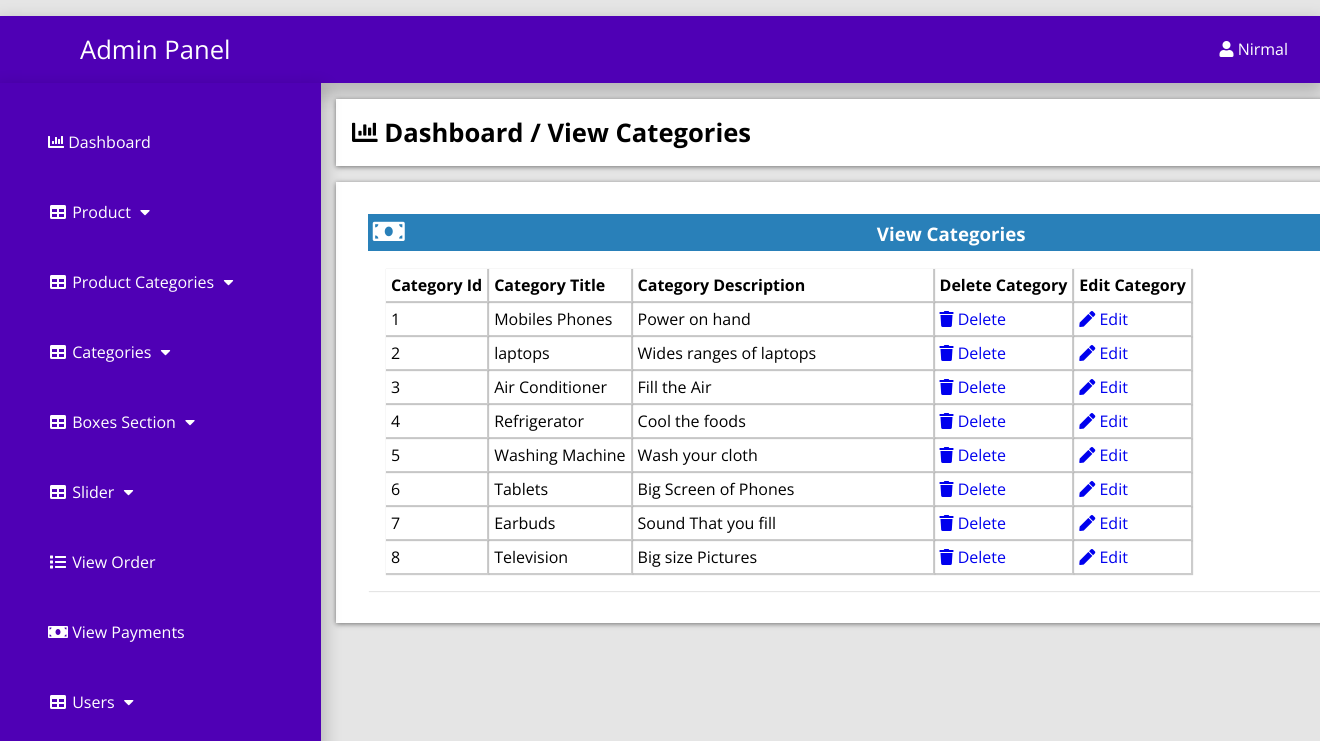
Screenshot of /admin_area/index.php?view_categories (signed in) with the database file from the repository.
### tables this page shows
CREATE TABLE `categories` (
  `cat_id` int(100) NOT NULL,
  `cat_title` text NOT NULL,
  `cat_desc` text NOT NULL
);

### admin_area/view_cat.php (the view)
<?php
if (!isset($_SESSION['admin_email'])){
  echo "<script>window.open('login.php','_self')</script>";
  }else{
?>
<div class="row">
	<div class="col-lg-12">
		<div class="breadcrump">
			<li class="active">
				<i class="fa fa-bar-chart"></i>
				Dashboard / View Categories
			</li>
		</div>
	</div>
</div>
<div class="row">
	<div class="col-lg-12">
		<div class="panel panel-default">
			<div class="panel-heading">
				<h3 class="panel-title">
					<i class="fa fa-money fa-fw"></i>
					View Categories
				</h3>
			</div>
			<div class="panel-body">
				<div class="table-responsive">
					<table class="table table-bordered table-hover table-striped">
							<thead>
								<tr>
									<th>Category Id</th>
									<th>Category Title</th>
									<th>Category Description</th>
									<th>Delete Category</th>
									<th>Edit Category</th>
								</tr>
							</thead>
							<tbody>
								<?php
								$i=0;
								$get_cats="select * from categories";
								$run_cats=mysqli_query($con,$get_cats);
								while ($row_cats=mysqli_fetch_array($run_cats)) {
									$cat_id=$row_cats['cat_id'];
									$cat_title=$row_cats['cat_title'];
									$cat_desc=$row_cats['cat_desc'];
									$i++;
								  ?>
                                <tr>
                                	<td><?php echo $i; ?></td>
                                	<td><?php echo $cat_title; ?></td>
                                	<td width="300"><?php echo $cat_desc; ?></td>
                                	<td>
                                		<a href="index.php?delete_cat=<?php echo $cat_id; ?>">
                                			<i class="fa fa-trash"></i> Delete
                                		</a>
                                	</td>
                                      <td>
                                      	<a href="index.php?edit_cat=<?php echo $cat_id; ?>">
                                      		<i class="fa fa-pen"></i> Edit
                                      	</a>
                                      </td>
                                </tr>
                                 <?php } ?>
							</tbody>
						</table>
					</div>
				</div>
				</div>
				</div>
<?php } ?>

### admin_area/includes/sidebar.php (shortened to what this page needs)
<?php
if (!isset($_SESSION['admin_email'])){
  echo "<script>window.open('login.php','_self')</script>";
  }else{
?>
<nav class="navbar navbar-inverse navbar-fixed-top" >
	<div class="navbar-header">
		<a href="index.php?dashboard" class="navbar-brand"><span>Admin Panel</span></a>
	</div>
		<div class="dropdown">
		 <button onclick="myFunction()" class="dropbtn"><i class="fa fa-user"></i> <?php echo $admin_name; ?></a></button>
		</div>
	<div class="collapse navbar-collapse navbar-ex1-collapse">
	<ul class="nav navbar-nav side-nav">
  <li>
    <a href="index.php?dashboard"><i class="fa fa-bar-chart"></i> Dashboard</a>
  </li>
  <li class="button-dropdown" id="#products">
    <a href="#" class="dropdown-toggle" data-toggle="collapse" data-target="#products"><i class="fa fa-fw fa-table"></i> Product <i class="fa fa-fw fa-caret-down"></i></a>
  </li>
  <li class="button-dropdown" id="#products_cat">
    <a href="#" class="dropdown-toggle" data-toggle="collapse" data-target="#products_cat"><i class="fa fa-fw fa-table"></i> Product Categories <i class="fa fa-fw fa-caret-down"></i></a>
  </li>
  <li class="button-dropdown" id="#category">
    <a href="#" class="dropdown-toggle" data-toggle="collapse" data-target="#category"><i class="fa fa-fw fa-table"></i> Categories <i class="fa fa-fw fa-caret-down"></i></a>
  </li>
<li class="button-dropdown" >
  <a href="#" class="dropdown-toggle" data-toggle="collapse" data-target="#boxes">
    <i class="fa fa-fw fa-table"></i> Boxes Section <i class="fa fa-fw fa-caret-down"></i>
  </a>
</li>
  <li class="button-dropdown">
    <a href="#" class="dropdown-toggle" data-toggle="collapse" data-target="#slider"><i class="fa fa-fw fa-table"></i>  Slider <i class="fa fa-fw fa-caret-down"></i></a>
  </li>
  <li>
  	<a href="index.php?view_order">
  		<i class="fa fa-fw fa-list"></i> View Order
  	</a>
  </li>
  <li>
  	<a href="index.php?view_payments">
  		<i class="fa fa-fw fa-money"></i> View Payments
  	</a>
  </li>
  <li class="button-dropdown">
    <a href="#" class="dropdown-toggle" data-toggle="collapse" data-target="#users"><i class="fa fa-fw fa-table"></i>  Users <i class="fa fa-fw fa-caret-down"></i></a>
  </li>
</ul>
</div>
</nav>
<?php } ?>

### admin_area/css/style.css (style rules this page uses)
:root { --blue:#4f00b5; }
body { margin-top: ; }
* { font-family: 'Open Sans', sans-serif; margin:0; padding:0; box-sizing: border-box; text-decoration: none; transition: all .2s cubic-bezier(.37,1.14,.26,1.24); }
html { background-color: rgba(0,0,0,.1); }
.navbar-fixed-top { background:#4f00b5; padding: 1rem; margin-top: 1rem; box-shadow: 0px 8px 16px 4px rgba(0,0,0,0.2); margin-left: ; margin-right: ; }
.navbar-fixed-top a span { margin-left: 4rem; }
.navbar-fixed-top .navbar-brand { font-size: 1.6rem; color: #ffffff; }
.dropbtn { background-color:#4f00b5;; color: white; padding: 16px; font-size: 16px; border: none; cursor: pointer; }
.dropdown { position: relative; display: inline-block; float: right; margin-top: -2.8rem; }
.nav { position: absolute; top: 51px; margin-top: 32px; width: auto; height: 110%; border-radius: 0; display: block; background-color:#4f00b5; bottom: 0; overflow: hidden; padding-bottom: 40px; box-shadow: 0px 8px 16px 4px rgba(0,0,0,0.2); margin-left: -1rem; }
.nav>li>a { width: 225px; display: block; color: #ffffff; margin: 3rem; }
.row { width: 81.2%; background-color: #ffffff; margin: auto; margin-left: 21rem; margin-top: 1rem; padding: 1rem; display: ; }
.panel { text-align: left; box-shadow: 1px 1px 1px 0px rgba(0.1,0.1,0.1,0.1); margin: 1rem; background-color: #ffffff; padding: rem; }
.panel-heading .panel-title { background-color: #2980b9; color: #ffffff; padding: .3rem; }
.table-responsive .table-striped th { padding: 5px; box-shadow: 1px 1px 1px 1px rgba(0.1,0.1,0.1,0.2); }
.table-responsive .table-striped tbody td { box-shadow: 1px 1px 1px 1px rgba(0.1,0.1,0.1,0.2); padding:5px; }
.breadcrump .active { font-weight: bold; font-size: 1.6rem; }
.row { list-style: none; box-shadow: 0 1px 5px rgba(0, 0, 0, 0.5); }
.row .fa-money { font-size: 1.6rem; width: 50%; text-align: left; }
.panel-body { display: flex; align-items: center; justify-content: left; padding: 1rem; flex-wrap: wrap; }

### rows the page displays
categories: cat_title "Mobiles Phones", cat_desc "Power on hand"
categories: cat_title "laptops", cat_desc "Wides ranges of laptops"
categories: cat_title "Air Conditioner", cat_desc "Fill the Air"
categories: cat_title "Refrigerator", cat_desc "Cool the foods"
categories: cat_title "Washing Machine", cat_desc "Wash your cloth"
categories: cat_title "Tablets", cat_desc "Big Screen of Phones"
categories: cat_title "Earbuds", cat_desc "Sound That you fill"
categories: cat_title "Television", cat_desc "Big size Pictures"

### other values shown
$admin_name "Nirmal"
